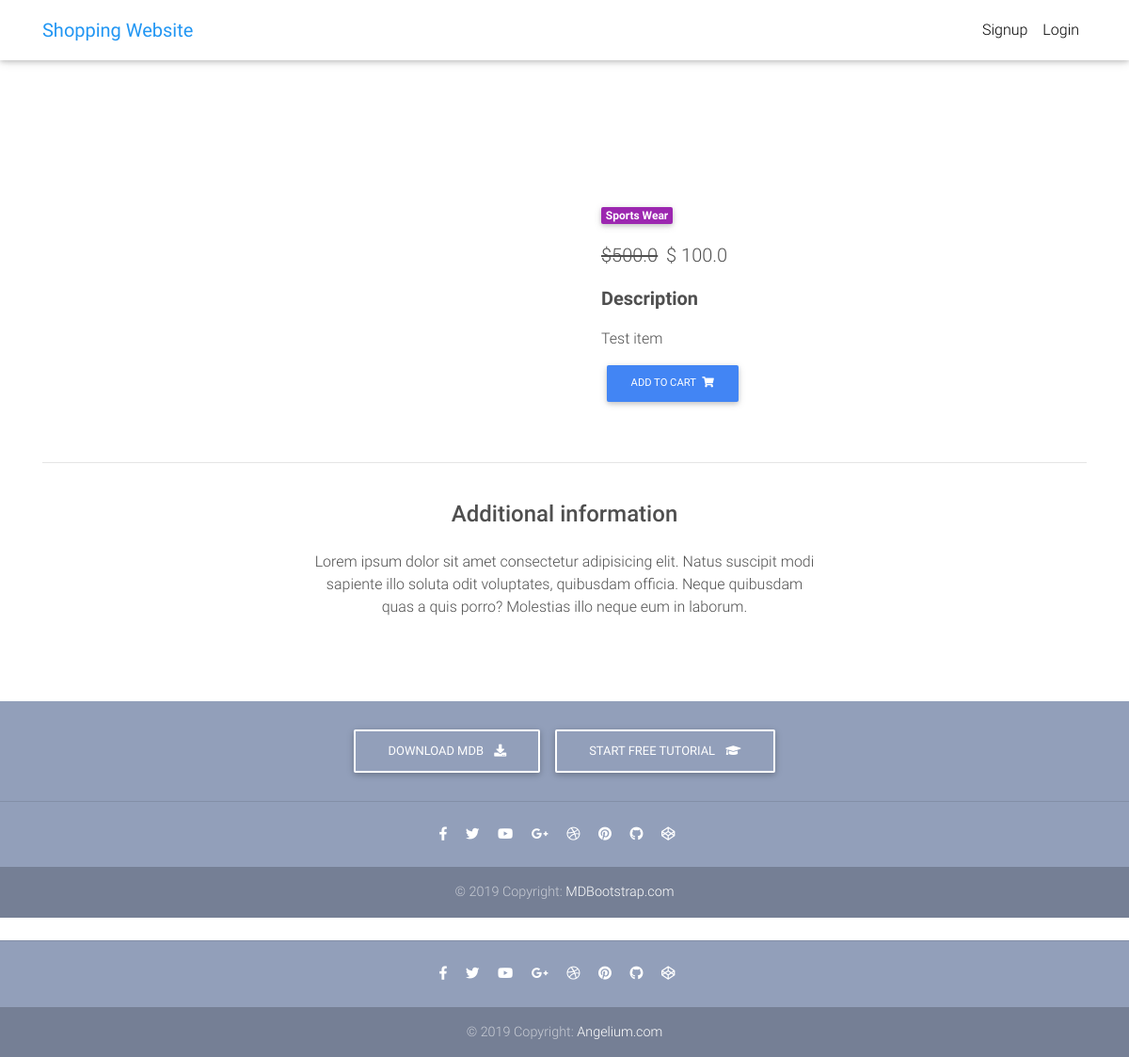
The app's page /products/test-product-3/, older data.
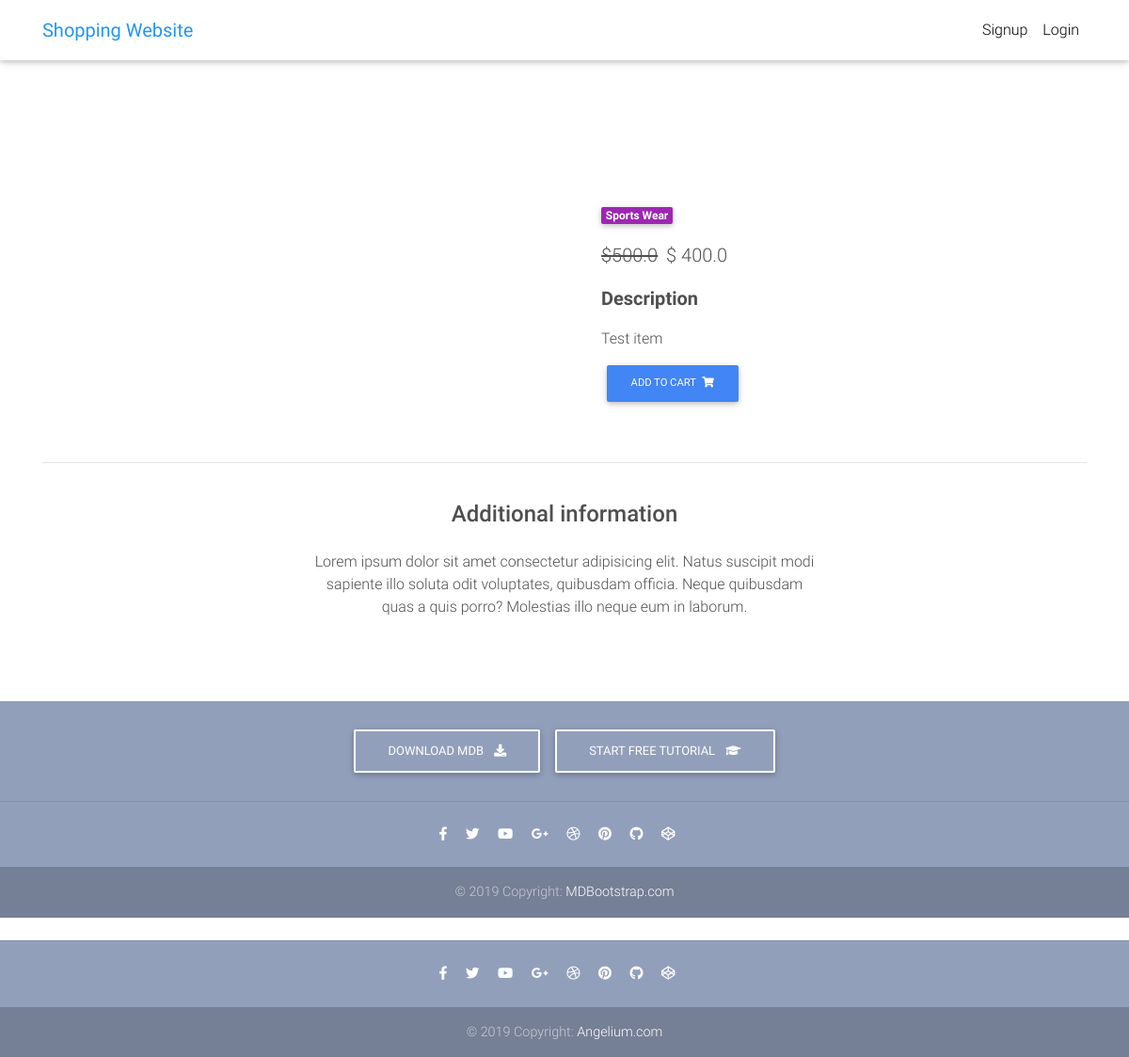
The same page, newer data.
### core/models.py (models this page shows, shortened)
class Item(models.Model):
	title = models.CharField(max_length=100)
	price = models.FloatField()
	discount_price = models.FloatField(blank=True, null=True)
	category = models.CharField(choices=CATEGORY_LIST, max_length=2)
	label = models.CharField(choices=LABEL_CHOICES, max_length=1)
	slug = models.SlugField()
	description = models.TextField()
	def get_add_to_cart_url(self):
		return reverse("core:add-to-cart", kwargs={
			'slug': self.slug
			})

### core/views.py (the view)
# urls.py: path('products/<slug>/', ItemDetailView.as_view(), name='product'),
class ItemDetailView(DetailView):
	model = Item
	template_name = 'product.html'

### templates/product.html (shortened to what this page needs)
{% extends 'base.html' %}
{% load static %}
{% block content %}
<!DOCTYPE html>
<html lang="en">
<head>
  <link rel="stylesheet" href="https://use.fontawesome.com/releases/v5.11.2/css/all.css">
  <link href="{% static 'css/bootstrap.min.css' %}" rel="stylesheet">
  <link href="{% static 'css/mdb.min.css' %}" rel="stylesheet">
  <link href="{% static 'css/style.min.css' %}" rel="stylesheet">
</head>
<body>
  <main class="mt-5 pt-4">
    <div class="container dark-grey-text mt-5">
      <div class="row wow fadeIn">
        <div class="col-md-6 mb-4">
        </div>
        <div class="col-md-6 mb-4">
          <div class="p-4">
            <div class="mb-3">
              <a href="">
                <span class="badge purple mr-1">{{ object.get_category_display }}</span>
              </a>
            </div>
            <p class="lead">
              <span class="mr-1">
                {% if object.discount_price %}
                <del>${{object.price}}</del>
              </span>
              <span>$
                    {{ object.discount_price }}
                    {% else %}
                    ${{ object.price }}
                    {% endif %}</span>
            </p>
            <p class="lead font-weight-bold">Description</p>
            <p>{{ object.description }}</p>
                <a href="{{ object.get_add_to_cart_url}} " class="btn btn-primary btn-md my-0 p" >Add to cart
                  <i class="fas fa-shopping-cart ml-1"></i>
                </a>
          </div>
        </div>
      </div>
      <hr>
      <div class="row d-flex justify-content-center wow fadeIn">
        <div class="col-md-6 text-center">
          <h4 class="my-4 h4">Additional information</h4>
          <p>Lorem ipsum dolor sit amet consectetur adipisicing elit. Natus suscipit modi sapiente illo soluta odit
            voluptates,
            quibusdam officia. Neque quibusdam quas a quis porro? Molestias illo neque eum in laborum.</p>
        </div>
      </div>
      <div class="row wow fadeIn">
        <div class="col-lg-4 col-md-12 mb-4">
        </div>
        <div class="col-lg-4 col-md-6 mb-4">
        </div>
        <div class="col-lg-4 col-md-6 mb-4">
        </div>
      </div>
    </div>
  </main>
  <footer class="page-footer text-center font-small mt-4 wow fadeIn">
    <div class="pt-4">
      <a class="btn btn-outline-white" href="https://mdbootstrap.com/docs/jquery/getting-started/download/" target="_blank"
        role="button">Download MDB
        <i class="fas fa-download ml-2"></i>
      </a>
      <a class="btn btn-outline-white" href="https://mdbootstrap.com/education/bootstrap/" target="_blank" role="button">Start
        free tutorial
        <i class="fas fa-graduation-cap ml-2"></i>
      </a>
    </div>
    <hr class="my-4">
    <div class="pb-4">
      <a href="https://www.facebook.com/mdbootstrap" target="_blank">
        <i class="fab fa-facebook-f mr-3"></i>
      </a>
      <a href="https://twitter.com/MDBootstrap" target="_blank">
        <i class="fab fa-twitter mr-3"></i>
      </a>
      <a href="https://www.youtube.com/watch?v=7MUISDJ5ZZ4" target="_blank">
        <i class="fab fa-youtube mr-3"></i>
      </a>
      <a href="https://plus.google.com/u/0/b/107863090883699620484" target="_blank">
        <i class="fab fa-google-plus-g mr-3"></i>
      </a>
      <a href="https://dribbble.com/mdbootstrap" target="_blank">
        <i class="fab fa-dribbble mr-3"></i>
      </a>
      <a href="https://pinterest.com/mdbootstrap" target="_blank">
        <i class="fab fa-pinterest mr-3"></i>
      </a>
      <a href="https://github.com/mdbootstrap/bootstrap-material-design" target="_blank">
        <i class="fab fa-github mr-3"></i>
      </a>
      <a href="http://codepen.io/mdbootstrap/" target="_blank">
        <i class="fab fa-codepen mr-3"></i>
      </a>
    </div>
    <div class="footer-copyright py-3">
      © 2019 Copyright:
      <a href="https://mdbootstrap.com/education/bootstrap/" target="_blank"> MDBootstrap.com </a>
    </div>
  </footer>
</body>
</html>
{% endblock %}

Row changes from the older to the newer data that the page shows:
changed Item "Test item": discount_price "100.0" → "400.0"
